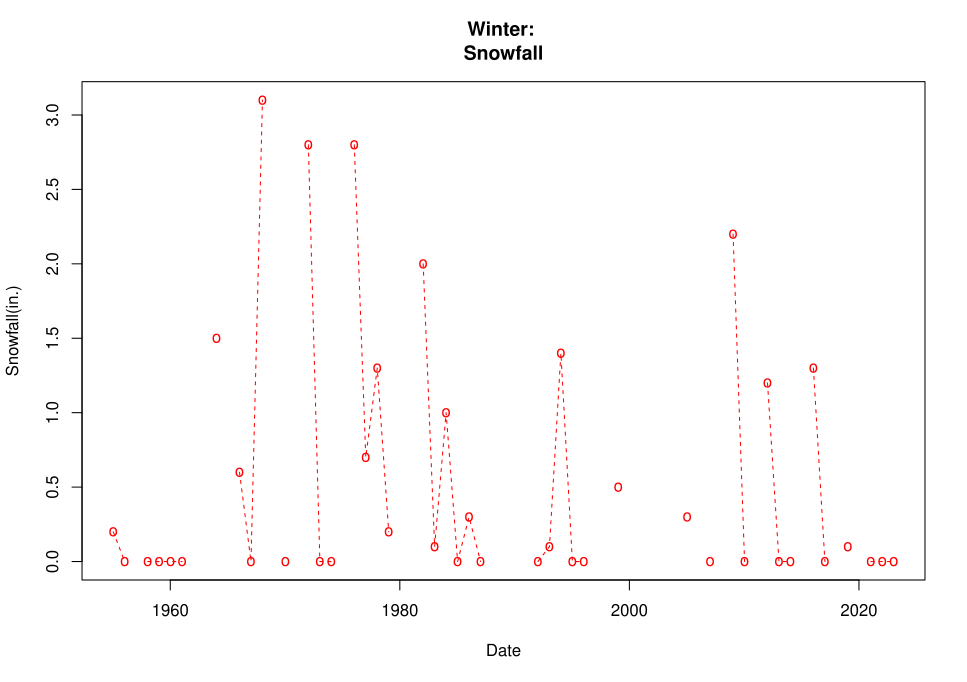

The script that drew this image:
winter = WeatherData_Winter
winter
x=winter$Date
y=winter$Snowfall
plot(x, y, main="Winter: 
Snowfall", xlab="Date", ylab="Snowfall(in.)", col="red", pch="o", lty=1)
lines(x, y, col='red', lty=2)
